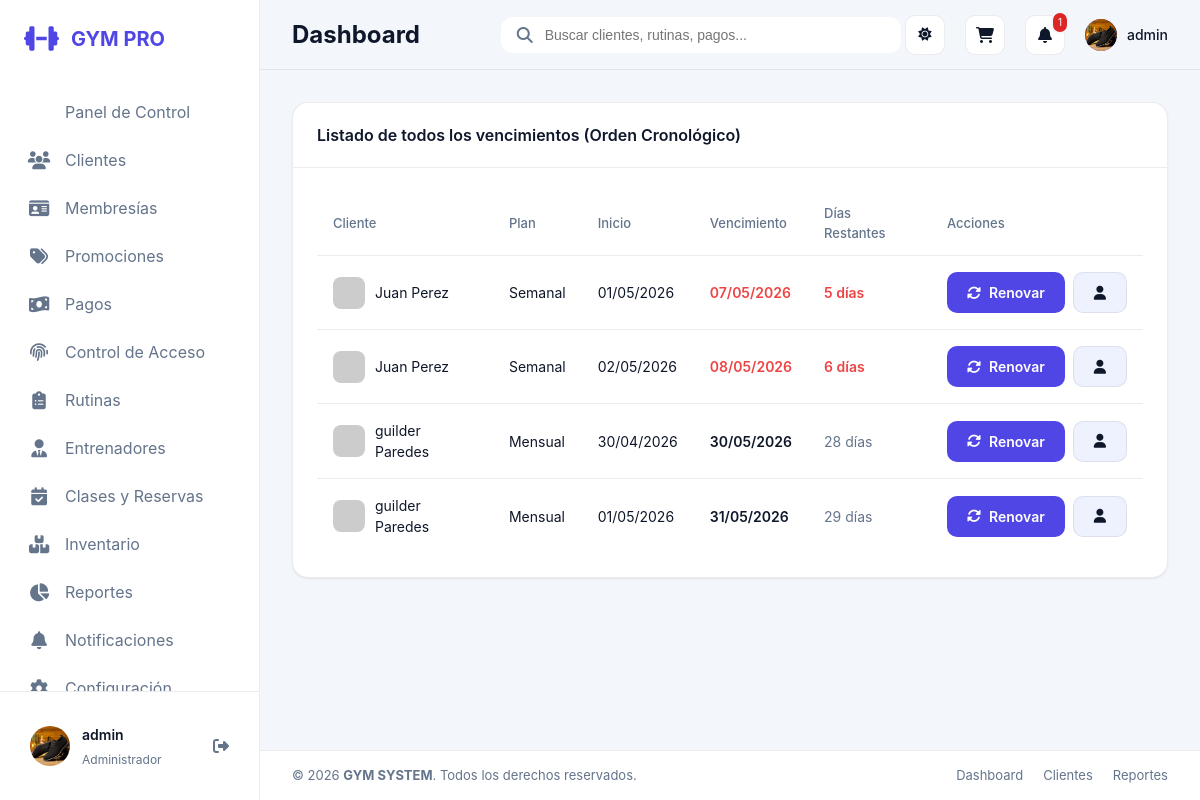
Page /membresias/por-vencer/ (signed in) on the committed database.
### apps/core/models.py (models this page shows, shortened)
class UserProfile(models.Model):
    ROLE_ADMIN = 'ADMIN'
    ROLE_RECEPTION = 'RECEPCIONISTA'
    ROLE_TRAINER = 'ENTRENADOR'
    ROLE_CLIENT = 'CLIENTE'
    ROLE_CHOICES = [
        (ROLE_ADMIN, 'Administrador'),
        (ROLE_RECEPTION, 'Recepcionista'),
        (ROLE_TRAINER, 'Entrenador'),
        (ROLE_CLIENT, 'Cliente'),
    ]
    user = models.OneToOneField(settings.AUTH_USER_MODEL, on_delete=models.CASCADE, related_name='profile')
    role = models.CharField(max_length=20, choices=ROLE_CHOICES, default=ROLE_RECEPTION)
    profile_photo = models.ImageField(upload_to='perfiles/', blank=True, null=True)
    client = models.OneToOneField(Client, on_delete=models.SET_NULL, null=True, blank=True, related_name='auth_profile')
    trainer = models.OneToOneField(Trainer, on_delete=models.SET_NULL, null=True, blank=True, related_name='auth_profile')
    @property
    def role_label(self):
        return self.get_role_display()

### apps/memberships/models.py (models this page shows, shortened)
class Membership(models.Model):
    client = models.ForeignKey(Client, on_delete=models.CASCADE, related_name='memberships')
    plan = models.ForeignKey(MembershipPlan, on_delete=models.PROTECT)
    start_date = models.DateField(default=timezone.now)
    end_date = models.DateField()
    active = models.BooleanField(default=True)
    created_at = models.DateTimeField(auto_now_add=True)

class MembershipPlan(models.Model):
    name = models.CharField(max_length=120)
    duration_days = models.PositiveIntegerField(default=30)
    price = models.DecimalField(max_digits=10, decimal_places=2)
    description = models.TextField(blank=True)
    active = models.BooleanField(default=True)

### apps/clients/models.py (models this page shows, shortened)
class Client(models.Model):
    first_name = models.CharField(max_length=120)
    last_name = models.CharField(max_length=120)
    ci = models.CharField(max_length=40, unique=True)
    phone = models.CharField(max_length=40)
    email = models.EmailField(blank=True)
    profile_photo = models.ImageField(upload_to='clientes/', blank=True, null=True)
    join_date = models.DateField(default=timezone.now)
    is_active = models.BooleanField(default=True)
    height_cm = models.DecimalField(max_digits=5, decimal_places=2, blank=True, null=True)
    weight_kg = models.DecimalField(max_digits=5, decimal_places=2, blank=True, null=True)
    trainer = models.ForeignKey(Trainer, on_delete=models.SET_NULL, blank=True, null=True, related_name='clients')
    notes = models.TextField(blank=True)
    @property
    def full_name(self):
        return f'{self.first_name} {self.last_name}'

### apps/memberships/views.py (the view)
# urls.py: path('por-vencer/', views.expiring_memberships, name='expiring_memberships'),
@role_required(UserProfile.ROLE_ADMIN, UserProfile.ROLE_RECEPTION)
def expiring_memberships(request):
    today = timezone.now().date()
    memberships = Membership.objects.filter(
        active=True,
        end_date__gte=today
    ).select_related('client', 'plan').order_by('end_date')
    for m in memberships:
        m.days_left = (m.end_date - today).days
    context = {
        'memberships': memberships,
        'today': today
    }
    return render(request, 'memberships/expiring_list.html', context)

### apps/core/permissions.py (called while the page is built)
def get_user_profile(user):
    if not user or not user.is_authenticated:
        return None
    default_role = UserProfile.ROLE_ADMIN if user.is_superuser else UserProfile.ROLE_RECEPTION
    profile, _ = UserProfile.objects.get_or_create(
        user=user,
        defaults={'role': default_role},
    )
    if user.is_superuser and profile.role != UserProfile.ROLE_ADMIN:
        profile.role = UserProfile.ROLE_ADMIN
        profile.save(update_fields=['role'])
    return profile

def get_user_role(user):
    if not user or not user.is_authenticated:
        return None
    if user.is_superuser:
        return UserProfile.ROLE_ADMIN
    profile = get_user_profile(user)
    return profile.role if profile else None

def get_role_label(role):
    return ROLE_LABELS.get(role, 'Sin rol')

def get_linked_client(user):
    profile = get_user_profile(user)
    return profile.client if profile else None

def get_linked_trainer(user):
    profile = get_user_profile(user)
    return profile.trainer if profile else None

def has_role(user, *allowed_roles):
    role = get_user_role(user)
    return role in allowed_roles

def role_required(*allowed_roles):
    def decorator(view_func):
        @wraps(view_func)
        def wrapped_view(request, *args, **kwargs):
            if not request.user.is_authenticated:
                return redirect('login')
            if has_role(request.user, *allowed_roles):
                return view_func(request, *args, **kwargs)
            messages.error(request, 'No tienes permisos para acceder a esta sección.')
            return redirect('dashboard')
        return wrapped_view
    return decorator

### templates/memberships/expiring_list.html (shortened to what this page needs)
{% extends 'base.html' %}
{% block content %}
<div class="card">
    <div class="card-header">
        <h3 class="card-title">Listado de todos los vencimientos (Orden Cronológico)</h3>
    </div>
    <div class="card-body">
        <div class="table-container">
            <table>
                <thead>
                    <tr>
                        <th>Cliente</th>
                        <th>Plan</th>
                        <th>Inicio</th>
                        <th>Vencimiento</th>
                        <th>Días Restantes</th>
                        <th>Acciones</th>
                    </tr>
                </thead>
                <tbody>
                    {% for membership in memberships %}
                    <tr>
                        <td>
                            <div style="display: flex; align-items: center; gap: 10px;">
                                <img src="https://ui-avatars.com/api/?name={{ membership.client.full_name }}&background=random" style="width: 32px; height: 32px; border-radius: 8px;">
                                <span>{{ membership.client.full_name }}</span>
                            </div>
                        </td>
                        <td>{{ membership.plan.name }}</td>
                        <td>{{ membership.start_date|date:"d/m/Y" }}</td>
                        <td style="font-weight: 600; {% if membership.days_left <= 7 %}color: #ef4444;{% endif %}">{{ membership.end_date|date:"d/m/Y" }}</td>
                        <td>
                            {% if membership.days_left == 0 %}
                                <span class="badge-status status-inactive">Vence hoy</span>
                            {% elif membership.days_left == 1 %}
                                <span style="color: #ef4444; font-weight: 600;">1 día</span>
                            {% elif membership.days_left <= 7 %}
                                <span style="color: #ef4444; font-weight: 600;">{{ membership.days_left }} días</span>
                            {% else %}
                                <span style="color: var(--text-muted);">{{ membership.days_left }} días</span>
                            {% endif %}
                        </td>
                        <td>
                            <div style="display: flex; gap: 8px;">
                                <a href="{% url 'membership_for_client' membership.client.id %}" class="btn btn-primary btn-sm" title="Renovar">
                                    <i class="fas fa-sync-alt"></i> Renovar
                                </a>
                                <a href="{% url 'client_detail' membership.client.id %}" class="btn btn-secondary btn-sm" title="Ver Perfil">
                                    <i class="fas fa-user"></i>
                                </a>
                            </div>
                        </td>
                    </tr>
                    {% empty %}
                    <tr>
                        <td colspan="6" style="text-align: center; color: var(--text-muted); padding: 32px;">No hay membresías activas registradas.</td>
                    </tr>
                    {% endfor %}
                </tbody>
            </table>
        </div>
    </div>
</div>
{% endblock %}

### templates/components/sidebar.html (shortened to what this page needs)
<aside class="sidebar" id="sidebar">
    <div class="sidebar-header">
        <a href="{% url 'dashboard' %}" class="logo">
            <i class="fas fa-dumbbell"></i>
            <span>GYM PRO</span>
        </a>
    </div>
    <nav class="sidebar-nav">
        <a href="{% url 'dashboard' %}" class="nav-item {% if request.resolver_match.url_name == 'dashboard' %}active{% endif %}">
            <span>Panel de Control</span>
        </a>
        {% if request.user.profile.role == 'ADMIN' or request.user.profile.role == 'RECEPCIONISTA' %}
        <a href="{% url 'client_list' %}" class="nav-item {% if 'client' in request.resolver_match.url_name %}active{% endif %}">
            <i class="fas fa-users"></i>
            <span>Clientes</span>
        </a>
        {% endif %}
        {% if request.user.profile.role == 'ADMIN' or request.user.profile.role == 'RECEPCIONISTA' %}
        <a href="{% url 'plan_list' %}" class="nav-item {% if 'plan' in request.resolver_match.url_name %}active{% endif %}">
            <i class="fas fa-id-card"></i>
            <span>Membresías</span>
        </a>
        {% endif %}
        {% if request.user.profile.role == 'ADMIN' %}
        <a href="{% url 'promotion_list' %}" class="nav-item {% if 'promotion' in request.resolver_match.url_name %}active{% endif %}">
            <i class="fas fa-tags"></i>
            <span>Promociones</span>
        </a>
        {% endif %}
        {% if request.user.profile.role == 'ADMIN' or request.user.profile.role == 'RECEPCIONISTA' %}
        <a href="{% url 'payment_list' %}" class="nav-item {% if 'payment' in request.resolver_match.url_name %}active{% endif %}">
            <i class="fas fa-money-bill-wave"></i>
            <span>Pagos</span>
        </a>
        {% endif %}
        {% if request.user.profile.role == 'ADMIN' or request.user.profile.role == 'RECEPCIONISTA' %}
        <a href="{% url 'access_panel' %}" class="nav-item {% if 'access' in request.resolver_match.url_name %}active{% endif %}">
            <i class="fas fa-fingerprint"></i>
            <span>Control de Acceso</span>
        </a>
        {% endif %}
        {% if request.user.profile.role == 'ADMIN' or request.user.profile.role == 'ENTRENADOR' %}
        <a href="{% url 'routine_list' %}" class="nav-item {% if 'routine' in request.resolver_match.url_name %}active{% endif %}">
            <i class="fas fa-clipboard-list"></i>
            <span>Rutinas</span>
        </a>
        {% endif %}
        {% if request.user.profile.role == 'ADMIN' %}
        <a href="{% url 'trainers:list' %}" class="nav-item {% if 'trainers' in request.resolver_match.app_name %}active{% endif %}">
            <i class="fas fa-user-tie"></i>
            <span>Entrenadores</span>
        </a>
        {% endif %}
        {% if request.user.profile.role != 'CLIENTE' %}
        <a href="{% url 'reservation_list' %}" class="nav-item {% if 'reservation' in request.resolver_match.url_name %}active{% endif %}">
            <i class="fas fa-calendar-check"></i>
            <span>Clases y Reservas</span>
        </a>
        {% endif %}
        {% if request.user.profile.role == 'ADMIN' or request.user.profile.role == 'RECEPCIONISTA' %}
        <a href="{% url 'product_list' %}" class="nav-item {% if 'product' in request.resolver_match.url_name %}active{% endif %}">
            <i class="fas fa-boxes-stacked"></i>
            <span>Inventario</span>
        </a>
        {% endif %}
        {% if request.user.profile.role == 'ADMIN' %}
        <a href="{% url 'reports_dashboard' %}" class="nav-item {% if 'reports' in request.resolver_match.url_name %}active{% endif %}">
            <i class="fas fa-chart-pie"></i>
            <span>Reportes</span>
        </a>
        {% endif %}
        {% if request.user.profile.role != 'CLIENTE' %}
        <a href="{% url 'notification_list' %}" class="nav-item {% if 'notification' in request.resolver_match.url_name %}active{% endif %}">
            <i class="fas fa-bell"></i>
            <span>Notificaciones</span>
        </a>
        {% endif %}
        {% if request.user.profile.role == 'ADMIN' %}
        <a href="{% url 'system_settings' %}" class="nav-item {% if 'system_settings' in request.resolver_match.url_name %}active{% endif %}">
            <i class="fas fa-gear"></i>
            <span>Configuración</span>
        </a>
        {% endif %}
    </nav>
    <div class="sidebar-footer">
        <div class="user-profile">
            {% if request.user.profile.role == 'CLIENTE' and request.user.profile.client.profile_photo %}
                <img src="{{ request.user.profile.client.profile_photo.url }}" alt="User" class="user-avatar">
            {% elif request.user.profile.profile_photo %}
                <img src="{{ request.user.profile.profile_photo.url }}" alt="User" class="user-avatar">
            {% else %}
                <img src="https://ui-avatars.com/api/?name={{ request.user.get_full_name|default:request.user.username }}&background=6366f1&color=fff" alt="User" class="user-avatar">
            {% endif %}
            <div class="user-info">
                <span class="user-name">{{ request.user.get_full_name|default:request.user.username }}</span>
                <span class="user-role">{{ request.user.profile.role_label }}</span>
            </div>
            <a href="{% url 'logout' %}" title="Cerrar Sesión" style="color: var(--text-muted);"><i class="fas fa-sign-out-alt"></i></a>
        </div>
    </div>
</aside>

### templates/components/navbar.html (shortened to what this page needs)
<nav class="navbar">
    <div class="navbar-left">
        <h2 class="page-title">
            {% block page_title %}Dashboard{% endblock %}
        </h2>
    </div>
    <div class="navbar-center">
        <div class="search-bar">
            <i class="fas fa-search"></i>
            <input type="text" placeholder="Buscar clientes, rutinas, pagos...">
        </div>
    </div>
    <div class="navbar-right">
        <div class="navbar-actions">
            <button type="button" class="nav-btn theme-toggle" id="themeToggle" title="Cambiar tema" aria-label="Cambiar tema">
                <i class="fas fa-sun theme-icon theme-icon-light"></i>
            </button>
            <a href="{% url 'cart_detail' %}" class="nav-btn" title="Carrito de Ventas">
                <i class="fas fa-shopping-cart"></i>
            </a>
            <a href="{% url 'notification_list' %}" class="nav-btn" title="Notificaciones">
                <i class="fas fa-bell"></i>
                {% if notifications_count > 0 %}
                <span class="badge">{{ notifications_count }}</span>
                {% endif %}
            </a>
            <div class="user-menu">
                <div class="user-avatar-mini">
                    {% if request.user.profile.role == 'CLIENTE' and request.user.profile.client.profile_photo %}
                        <img src="{{ request.user.profile.client.profile_photo.url }}" style="width: 100%; height: 100%; border-radius: 50%; object-fit: cover;">
                    {% elif request.user.profile.profile_photo %}
                        <img src="{{ request.user.profile.profile_photo.url }}" style="width: 100%; height: 100%; border-radius: 50%; object-fit: cover;">
                    {% else %}
                        {{ request.user.username|slice:":1"|upper }}
                    {% endif %}
                </div>
                <span class="user-name-mini">{{ request.user.username }}</span>
            </div>
        </div>
    </div>
</nav>

### rows in the picture
Membership: client.full_name "Juan Perez", plan.name "Semanal", start_date "01/05/2026", end_date "07/05/2026", days_left "5"
Membership: client.full_name "Juan Perez", plan.name "Semanal", start_date "02/05/2026", end_date "08/05/2026", days_left "6"
Membership: client.full_name "guilder Paredes", plan.name "Mensual", start_date "30/04/2026", end_date "30/05/2026", days_left "28"
Membership: client.full_name "guilder Paredes", plan.name "Mensual", start_date "01/05/2026", end_date "31/05/2026", days_left "29"

### other values in the picture
{{ request.user.get_full_name|default:request.user.username }} "admin"
{{ request.user.profile.role_label }} "Administrador"
{{ notifications_count }} "1"
{{ request.user.username }} "admin"
